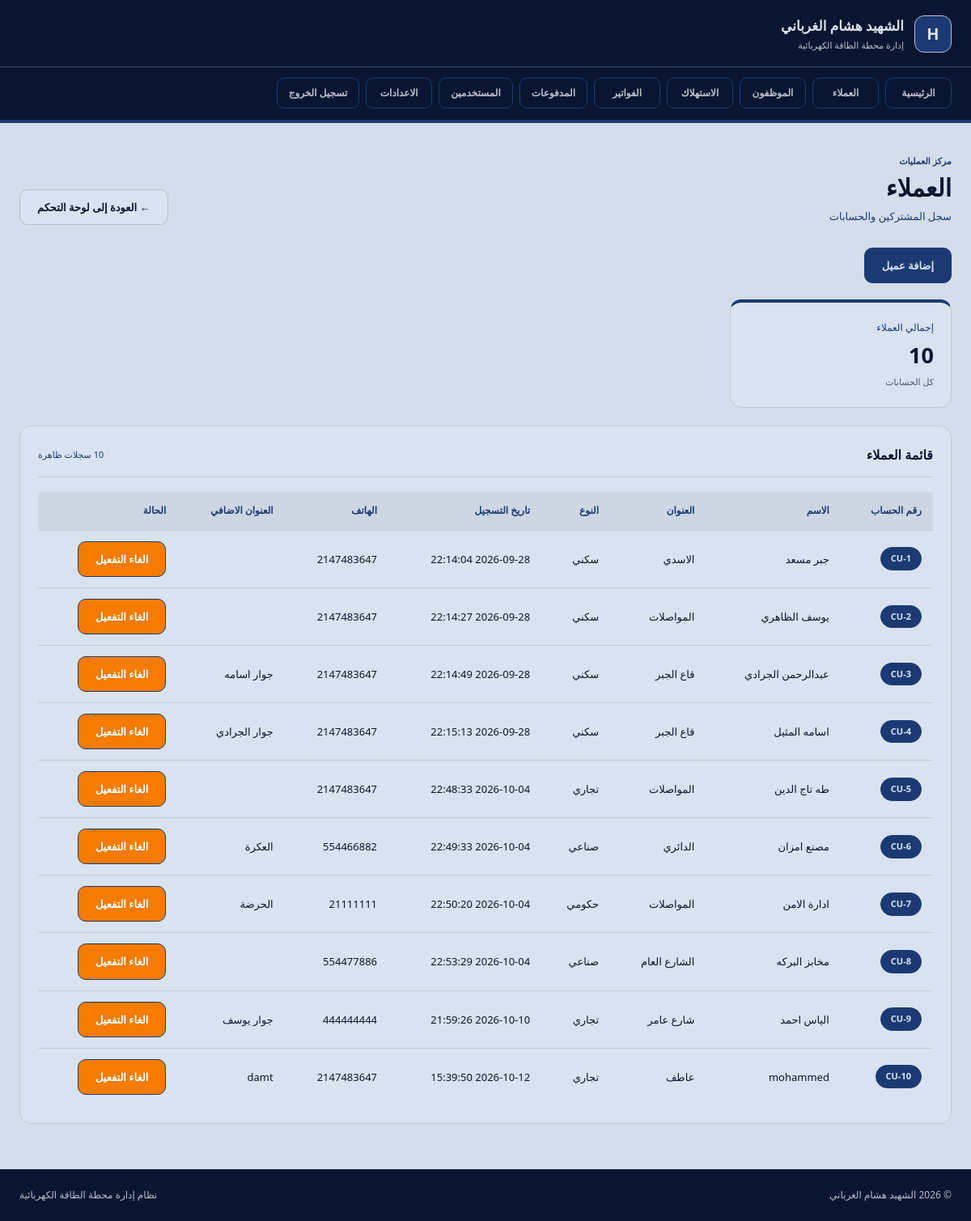
The page /customers.php on the database its author committed.
### tables this page shows
CREATE TABLE `customers` (
  `customer_id` int(11) NOT NULL,
  `account_number` varchar(20) NOT NULL,
  `name` varchar(100) NOT NULL,
  `address` varchar(255) DEFAULT NULL,
  `customer_type` varchar(20) NOT NULL,
  `created_at` datetime DEFAULT current_timestamp(),
  `Phone` int(20) NOT NULL,
  `Address_details` varchar(200) DEFAULT NULL,
  `statuse` int(2) NOT NULL
);

### classes/clsDateBase.php (called while the page is built, shortened)
<?php
class Database
{
  private $conn="mysql:host=localhost;dbname=power_manager";
  private $user="root";
   private $pass="";
   private $pdo;
   public function __construct()
   {
      $this->pdo=new PDO($this->conn,$this->user,$this->pass);
   }
     public function SelectRowCount($Value):int
   {
          $ss="SELECT * FROM $Value";
          $q=$this->pdo->prepare($ss);
          $q->execute();
        return $q->rowcount();
   }
       public function GetTable($Value):array
   {
          $ss="SELECT * FROM $Value";
          $q=$this->pdo->prepare($ss);
          $q->execute();
        return $q->fetchall(PDO::FETCH_ASSOC);
   }
}

### customers.php (the view, shortened to what this page needs)
<?php
include_once "header.php";
include_once "classes/clsDateBase.php";
?>
<body>
    <main class="page">
        <div class="wrap">
            <div class="page-header">
                <div>
                    <span class="eyebrow">مركز العمليات</span>
                    <h1>العملاء</h1>
                    <p>سجل المشتركين والحسابات</p>
                </div>
                <a class="btn btn-back" href="dashboard.php">
                    ← العودة إلى لوحة التحكم
                </a>
            </div>
            <div class="tools">
                <a class="btn" href="add-customer.php">
                    إضافة عميل
                </a>
            </div>
            <div class="grid g4">
                <article class="stat">
                    <span>إجمالي العملاء</span>
                    <b>
                        <?php
                        $db=new Database();
                        echo $db->SelectRowCount('customers');
                        ?>
                        </b>
                    <small>كل الحسابات</small>
                </article>
            </div>
            <section class="card mt">
                <div class="card-title">
                    <h2>قائمة العملاء</h2>
                    <span> <?php
                        ?> سجلات ظاهرة</span>
                </div>
                <div class="table-wrap">
                    <table>
                        <thead>
                            <tr>
                                <th>رقم الحساب</th>
                                <th>الاسم</th>
                                <th>العنوان</th>
                                <th>النوع</th>
                                <th>تاريخ التسجيل</th>
                                <th>الهاتف</th>
                                <th>العنوان الاضافي</th>
                                <th> الحالة</th>
                            </tr>
                        </thead>
                        <tbody>
                               <?php
                        $db=new Database();
                      $custmr=$db->GetTable("customers");
                       foreach($custmr as $row)
                        {
                            echo "<tr>";
                            echo "<td><span class='badge badge-on'> ".$row["account_number"]." </span></td>";
                        echo "<td>".$row["name"]."</td>";
                        echo"<td>".$row["address"]."</td>";
                        echo "<td>".$row["customer_type"]."</td>";
                        echo "<td>".$row["created_at"]."</td>";
                        echo "<td>".$row["Phone"]."</td>";
                        echo "<td>".$row["Address_details"]."</td>";
                        if($row["statuse"]==1)
                        {
                            echo "<td><a href=?customer_id=".$row["customer_id"]."&action=enact style='background:#f57c00; color:white;' class='btn'>الغاء التفعيل</a></td>";
                        }
                        elseif($row["statuse"]==0)
                            {
                                echo "<td><a href=?customer_id=".$row["customer_id"]."&action=act style='background:#1B3A73; color:white;' class='btn'>تفعيل</a></td>";
                            }
                            echo "</tr>";
                            }
                        ?>
                        </tbody>
                    </table>
                </div>
            </section>
        </div>
    </main>
<?php
  include_once "footer.php";
?>
</body>
</html>

### style.css (style rules this page uses)
:root { --light:#D8E2F0; --blue:#1B3A73; --navy:#0A1631; --gray:#B9BFCB; --surface:color-mix(in srgb,var(--light) 86%,var(--gray)); --line:color-mix(in srgb,var(--gray) 72%,var(--light)); --radius:14px; --pad:22px; --font:"IBM Plex Sans Arabic","Segoe UI",system-ui,sans-serif; }
* { margin:0;padding:0;box-sizing:border-box }
html { scroll-behavior:smooth }
body { min-height:100vh;font-family:var(--font);background:var(--surface); color:var(--navy);line-height:1.7;-webkit-font-smoothing:antialiased; }
a { text-decoration:none;color:inherit }
table { border-collapse:collapse;width:100% }
.wrap { width:min(100% - 48px,1240px);margin-inline:auto }
.page { padding:38px 0 56px }
.page-header { display:flex;align-items:flex-end;justify-content:space-between; gap:22px;flex-wrap:wrap;margin-bottom:28px; }
.eyebrow,.aside-kicker { display:block;color:var(--blue);font-size:11px;font-weight:700;margin-bottom:3px }
.page-header h1 { font-size:30px;font-weight:700;letter-spacing:0;line-height:1.35 }
.page-header p { color:var(--blue);font-size:13px;margin-top:4px }
.btn { display:inline-flex;align-items:center;justify-content:center;min-height:44px;padding:10px 21px; border-radius:10px;font-size:13px;font-weight:700;border:1px solid var(--blue); background:var(--blue);color:var(--light);cursor:pointer;transition:background-color .2s ease,color .2s ease; }
.btn-back { background:var(--light);border-color:var(--gray);color:var(--navy) }
.card,.stat { background:var(--light);border:1px solid var(--line);border-radius:var(--radius); }
.card { padding:var(--pad) }
.card-title { display:flex;align-items:center;justify-content:space-between;gap:16px;margin-bottom:18px;padding-bottom:13px;border-bottom:1px solid var(--line) }
.card-title h2,.card-title { font-size:16px;font-weight:700 }
.card-title span { color:var(--blue);font-size:11px;font-weight:500 }
.grid { display:grid;gap:18px }
.g4 { grid-template-columns:repeat(4,minmax(0,1fr)) }
.mt { margin-top:22px }
.stat { position:relative;overflow:hidden;min-height:132px;padding:21px;border-top:4px solid var(--blue) }
.stat span { display:block;font-size:12px;color:var(--blue) }
.stat b { display:block;font-size:27px;font-weight:700;margin-top:6px;line-height:1.25 }
.stat small { display:block;color:color-mix(in srgb,var(--navy) 62%,var(--gray));font-size:11px;margin-top:8px }
.table-wrap { overflow-x:auto }
th,td { text-align:right;padding:13px 14px;font-size:13px;border-bottom:1px solid var(--line);white-space:nowrap }
th { background:color-mix(in srgb,var(--gray) 35%,var(--light));color:var(--blue);font-weight:700;font-size:12px }
tbody tr:last-child td { border-bottom:0 }
.badge { display:inline-block;padding:4px 12px;border-radius:999px;font-size:11px;font-weight:700;border:1px solid var(--gray);color:var(--blue) }
.badge-on { background:var(--blue);color:var(--light);border-color:var(--blue) }
.tools { display:flex;align-items:center;gap:10px;flex-wrap:wrap;margin-bottom:20px }

### rows shown on the page
customers: account_number "CU-1", name "جبر مسعد", address "الاسدي", customer_type "سكني", created_at "2026-09-28 22:14:04", Phone "2147483647"
customers: account_number "CU-2", name "يوسف الظاهري", address "المواصلات", customer_type "سكني", created_at "2026-09-28 22:14:27", Phone "2147483647"
customers: account_number "CU-3", name "عبدالرحمن الجرادي", address "قاع الجبر", customer_type "سكني", created_at "2026-09-28 22:14:49", Phone "2147483647", Address_details "جوار اسامه"
customers: account_number "CU-4", name "اسامه المثيل", address "قاع الجبر", customer_type "سكني", created_at "2026-09-28 22:15:13", Phone "2147483647", Address_details "جوار الجرادي"
customers: account_number "CU-5", name "طه تاج الدين", address "المواصلات", customer_type "تجاري", created_at "2026-10-04 22:48:33", Phone "2147483647"
customers: account_number "CU-6", name "مصنع امزان", address "الدائري", customer_type "صناعي", created_at "2026-10-04 22:49:33", Phone "554466882", Address_details "العكرة"
customers: account_number "CU-7", name "ادارة الامن", address "المواصلات", customer_type "حكومي", created_at "2026-10-04 22:50:20", Phone "21111111", Address_details "الحرضة"
customers: account_number "CU-8", name "مخابز البركه", address "الشارع العام", customer_type "صناعي", created_at "2026-10-04 22:53:29", Phone "554477886"
customers: account_number "CU-9", name "الياس احمد", address "شارع عامر", customer_type "تجاري", created_at "2026-10-10 21:59:26", Phone "444444444", Address_details "جوار يوسف"
customers: account_number "CU-10", name "mohammed", address "عاطف", customer_type "تجاري", created_at "2026-10-12 15:39:50", Phone "2147483647", Address_details "damt"

### other values the page prints
$db->SelectRowCount('customers') "10"
